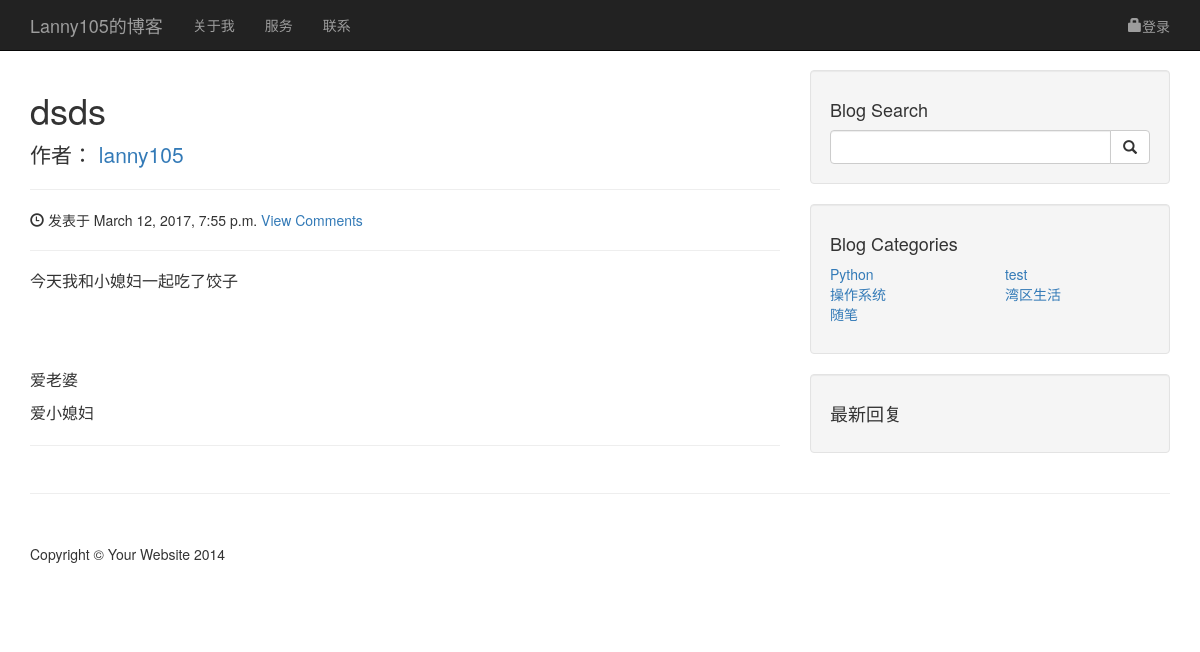
/article/18/, run on the app's committed database.
### article/models.py (models this page shows, shortened)
class article(models.Model):
    author = models.ForeignKey('auth.User', null=True)
    title = models.CharField(max_length=200)
    category = models.CharField(max_length=50, blank=False)
    create_date = models.DateTimeField(default=timezone.now)
    publish_date = models.DateTimeField(blank=True, null=True)
    content = models.TextField(blank=True, null=True)
    visit = models.IntegerField(default=0)
    class Meta:
        ordering = ['-publish_date']

### article/views.py (the view)
# urls.py: url(r'^article/(?P<id>\d+)/$', views.article_detail, name='article_detail'),
def article_detail(request, id):
    category_list = article.objects.order_by('category').values_list('category', flat=True).distinct()
    try:
        a = article.objects.get(id=id)
        a.visit += 1
        a.save()
    except article.DoesNotExist:
        raise Http404('This article does not exist')
    return render(request, 'article_detail.html', {
       'article': a, 'category_list': category_list
    })

### article/templatetags/custom_markdown.py (called while the page is built)
@register.filter(is_safe=True)  #注册template filter
@stringfilter  #希望字符串作为参数
def custom_markdown(value):
    return mark_safe(markdown.markdown(force_text(value),
        extensions = ['markdown.extensions.fenced_code'],
                                       safe_mode=False,
                                       enable_attributes=False))

### mysite/templates/article_detail.html (shortened to what this page needs)
{% extends 'base.html' %}
{% load custom_markdown %}
{% block content %}
    <h1>{{ article.title }}</h1>
    <p class="lead">
        作者：  <a href="#">{{ article.author }}</a>
    </p>
    <hr>
    <p><span class="glyphicon glyphicon-time"></span> 发表于 {{ article.publish_date }} {% load disqus_tags %}
<a href="{{ object.get_absolute_url }}#disqus_thread">View Comments</a>
{% disqus_num_replies %}</p>
    <hr>
    <p class="lead"> {{ article.content|custom_markdown}}</p>
    <hr>
{% endblock %}
{% block cate1 %}
{% for cate in category_list %}
    {% if forloop.counter0|divisibleby:"2"  %}
        <li><a href="/category/{{ cate }}">{{ cate }}</a>
        </li>
    {% endif %}
{% endfor %}
{% endblock %}
{% block cate2 %}
{% for cate in category_list %}
    {% if not forloop.counter0|divisibleby:"2"  %}
        <li><a href="/category/{{ cate }}">{{ cate }}</a>
        </li>
    {% endif %}
{% endfor %}
{% endblock %}

### mysite/static/css/blog-post.css (style rules this page uses)
body { padding-top: 70px; }

### data on the page
article: title "dsds", author "lanny105", publish_date "March 12, 2017, 7:55 p.m.", content|custom_markdown "今天我和小媳妇一起吃了饺子 爱老婆 爱小媳妇"

### other printed values
{{ cate }} "Python" "操作系统" "随笔"
{{ cate }} "test" "湾区生活"
